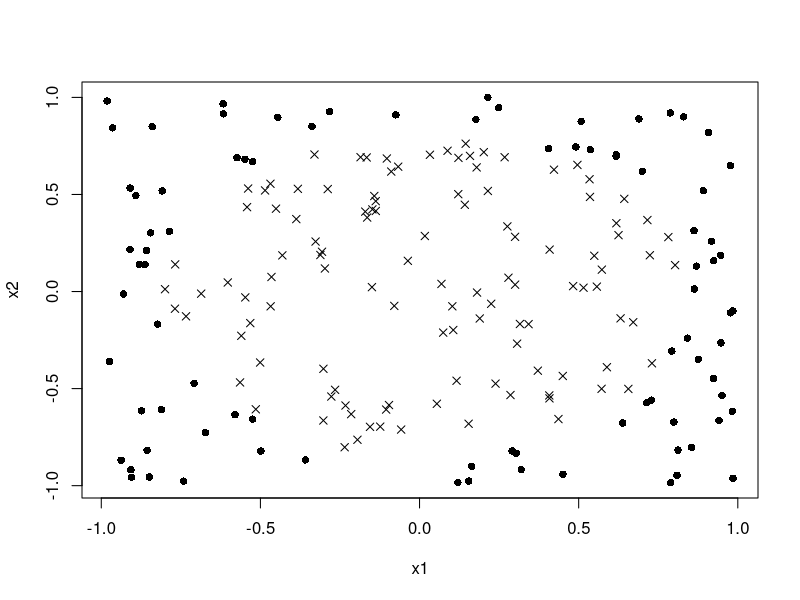
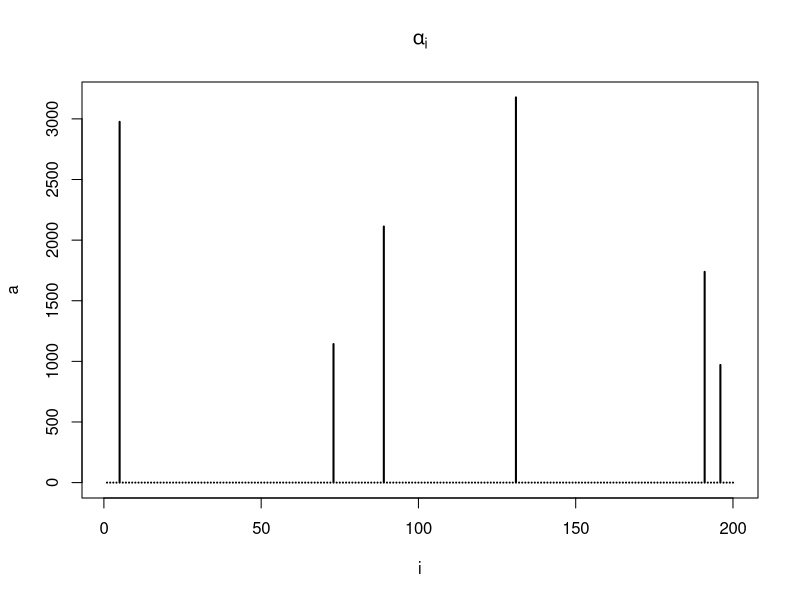
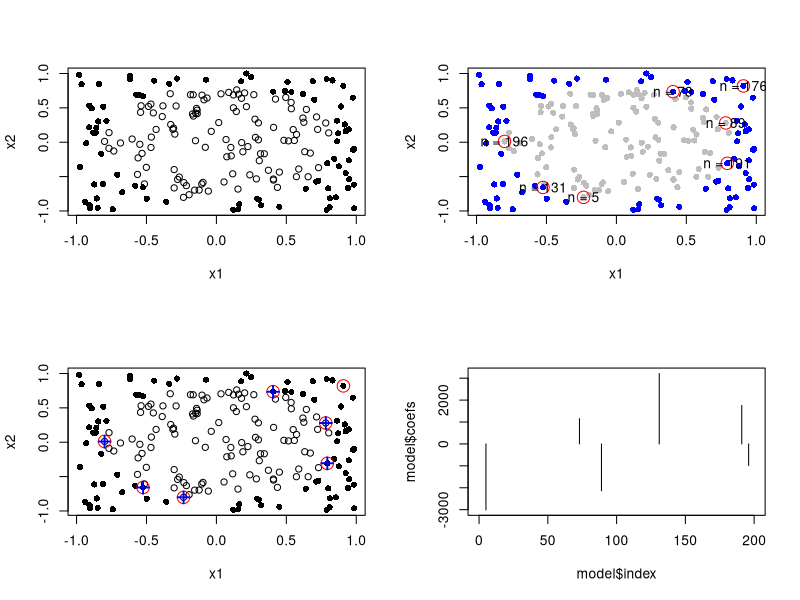

Write the R code that produced these figures, in order.
 rm(list= ls(all = TRUE))
 # Fake some data:
 N  = 200

 x1  = runif(N,-1,1)
 x2  = runif(N,-1,1)
 X   = cbind(x1,x2)
 #y   = c(-1,1)[(0.2*x2+0.5*x1>=0.1)+1] # Encode responses as -1,1
 y   = c(-1,1)[(x2^2+x1^2>=0.7)+1]
 plot(x2~x1,pch = c(4,16)[(y+1)/2+1])

 library('quadprog')
 # Create data matrix:
 X  = cbind(x1,x2)
 # Some space for the matrix in our QP problem.
 DD = matrix(0,N,N)

 # Define a pol kernel
 gm = 1
 cf = 1
 dg = 2
 KK = function(X1,X2)
 {
     return((cf+gm*t(X1)%*%X2)^dg)
 }
 
 # Assign inner products to D
 for(i in 1:N)
 {
 	 for(j in 1:N)
 	 {
 	 	 DD[i,j]  = y[i]*y[j]*KK(X[i,],X[j,])
 	 }
 }
 #image(DD)

 # D inverse is not a friendly chop... So we do what any respectable
 # applied mathematician does... We cheat (a little) by adding a small component
 # to the diagonal:
 eps = 5e-6
 DD  = DD+eps*diag(N)
   
 # Now for the constraints:
 # We have quality constraints and inequality constraints:
 # Eq  :    y'a = 0
 # Ineq:    a >= 0
 Amat = cbind(y,diag(N)) # y will be on first row of t(Amat)
 bvec = matrix(0,N+1,1)
 d    = matrix(1,N,1)

 # Solve for lagrange mults a:
 res = solve.QP(DD,d,Amat,bvec,meq = 1,factorized = FALSE)
 a   = res$solution
 plot(a,type= 'h', main = expression(alpha[i]),xlab = expression(i), lwd = 2)
 
 # Recover the model:

 pad.a     = round(a,3)
 wh        = which.max(a)
 
 # Find the ws:
 #ww        = t(a*y)%*%X
 T1 = rep(0,N)
 for(i in 1:N)
 {
 	 T1[i] = sum(a*y*KK(X[i,],t(X)))
 }
 
 
 # How to find the intercept?
 intercept = 1/y[wh]-sum(a*y*KK(X[wh,],t(X)))
 
 # Fitted values:
 # yhat      = sign(X%*%t(ww)+intercept[1])
 yhat      = sign(T1+intercept[1])
 
 par(mfrow = c(2,2))
 plot(x2~x1,pch = c(1,16)[(y+1)/2+1])
 plot(x2~x1, pch = 16, col = c('grey','blue')[(yhat+1)/2+1])
 
 wh.text = which(pad.a!=0)
 points(x2~x1, pch = 1, col = c(NA,'red')[(pad.a>0)+1],cex=2)
 text(x2[wh.text]~x1[wh.text],labels = paste0('n = ',wh.text))
 
 
 # Now compare to a package solution:
 library('e1071')
 #?svm
 dat    = data.frame(y = as.factor(y), x2=x2, x1 =x1)
 model  = svm(y~., data = dat, scale = FALSE,kernel = 'polynomial',degree =2,gamma = gm,coef0 = cf,cost = 10000)
 
 # Our solution
 plot(x2~x1,pch = c(1,16)[(y+1)/2+1])
 points(x2~x1, pch = 1,col = c(NA,'red')[(pad.a>0)+1],cex=2)
 
 # Package solution
 points(model$SV[,1]~model$SV[,2],pch = '+', col = 'blue',cex = 2)
 plot(model$coefs~model$index,type = 'h',xlim = c(0,N))

